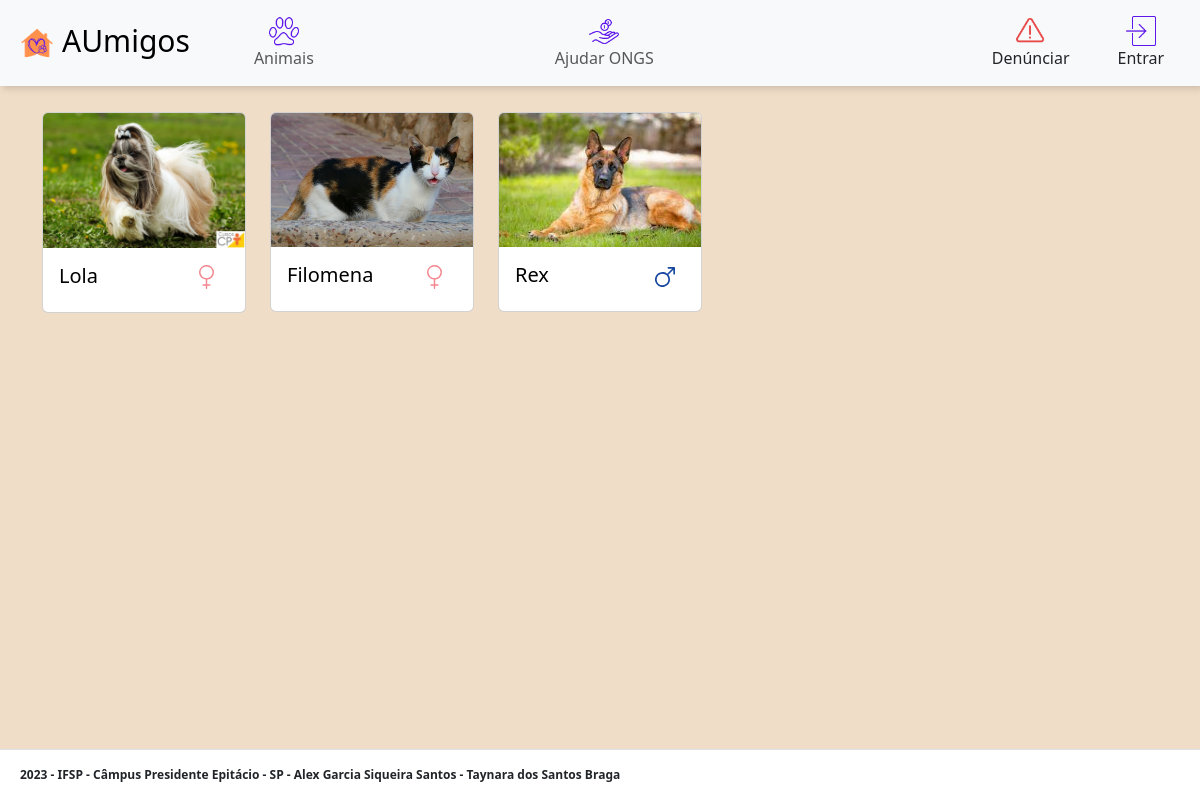
/a_animais.php, run on the app's committed database.
### tables this page shows
CREATE TABLE Animal (
	animal_codigo INT NOT NULL AUTO_INCREMENT,
    ong_codigo INT NOT NULL,
    animal_foto VARCHAR(255),
    nome VARCHAR(45) NOT NULL,
	idade INT,
    medida_idade VARCHAR(45),
	raca VARCHAR(45) NOT NULL,
	porte VARCHAR(45) NOT NULL,
	especie VARCHAR(45) NOT NULL,
	descricao VARCHAR(80) NOT NULL,
	sexo VARCHAR(10) NOT NULL,
    animal_disponi INT,
	PRIMARY KEY (animal_codigo),
	FOREIGN KEY (ong_codigo) REFERENCES Ong (ong_codigo)
);

### funcoes/_funcoesConfigBanco.php (called while the page is built, shortened)
<?php
function executarSelect($con, $sql){
    $res = mysqli_query($con, $sql);
    if($res && mysqli_num_rows($res) > 0){
        $dados = mysqli_fetch_all($res, MYSQLI_ASSOC);
    } else {
        $dados = array();
    }
    return $dados;
}

### a_animais.php (the view, shortened to what this page needs)
<?php
include "layout/_cabecalho.php";
include "layout/_a_navbar.php";
$conexao = conectarBanco("aumigos");
$animais = executarSelect($conexao, "SELECT * FROM Animal");
?>
<br><br><br>
<main class="container">
  <div class="row row-cols-1 row-cols-md-5 g-4 mt-3">
    <?php
    for ($i = 0; $i < count($animais); $i++) {
      if($animais[$i]["animal_disponi"] == 1){
      $animal_codigo = $animais[$i]["animal_codigo"];
      $nome = $animais[$i]["nome"];
      $sexo = $animais[$i]["sexo"];
      $animal_foto = 'imagens/icons8-pegada-de-gato-100.png';
      if (isset($animais[$i]["animal_foto"])) {
        $animal_foto = $animais[$i]["animal_foto"];
      }
    ?>
      <div class='col'>
        <div class='card'>
        <a class='link_animal' href='a_dados_animal.php?animal_codigo=<?= $animal_codigo ?>'>
            <img src='upload/<?= $animal_foto ?>' class='card-img-top' alt='...'>
            <div class='card-body'>
              <div class='infos'>
                <h5 class='card-title'><?= $nome ?></h5>
                <div class='sexo'>
                  <?php
                  if ($sexo == "macho") {
                  ?>
                    <img src='imagens/homem.svg'>
                  <?php
                  } elseif ($sexo == "femea") {
                  ?>
                    <img src='imagens/mulher.svg'>
                  <?php
                  }
                  ?>
                </div>
              </div>
            </div>
        </div>
      </div>
    <?php
    }
  }
    ?>
  </div>
</main>
<?php
include "layout/_rodape.php";
?>

### data on the page
animal: animal_foto (picture), nome "Lola", animal_disponi 1 (drawn)
animal: animal_foto (picture), nome "Filomena", animal_disponi 1 (drawn)
animal: animal_foto (picture), nome "Rex", animal_disponi 1 (drawn)
